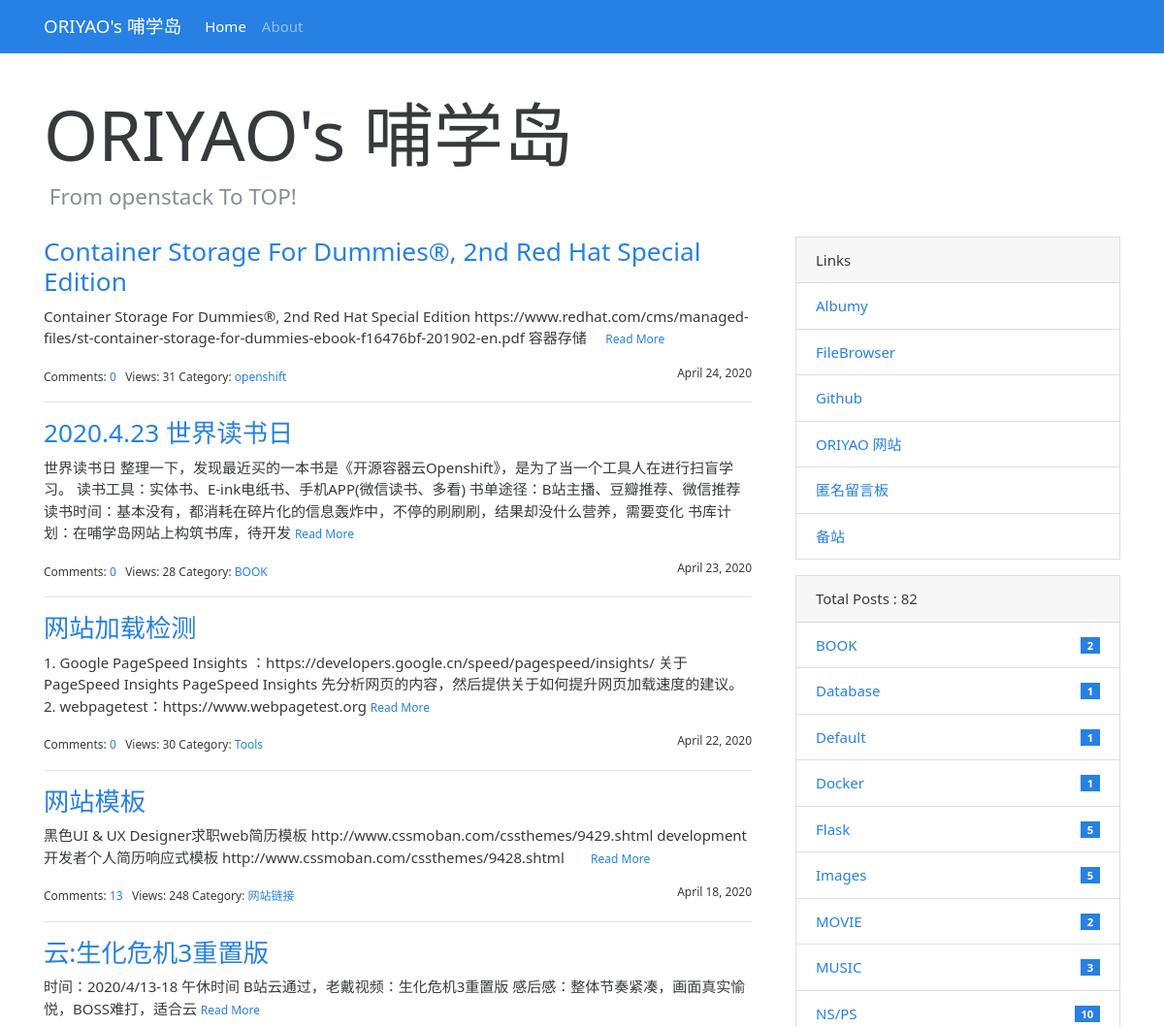
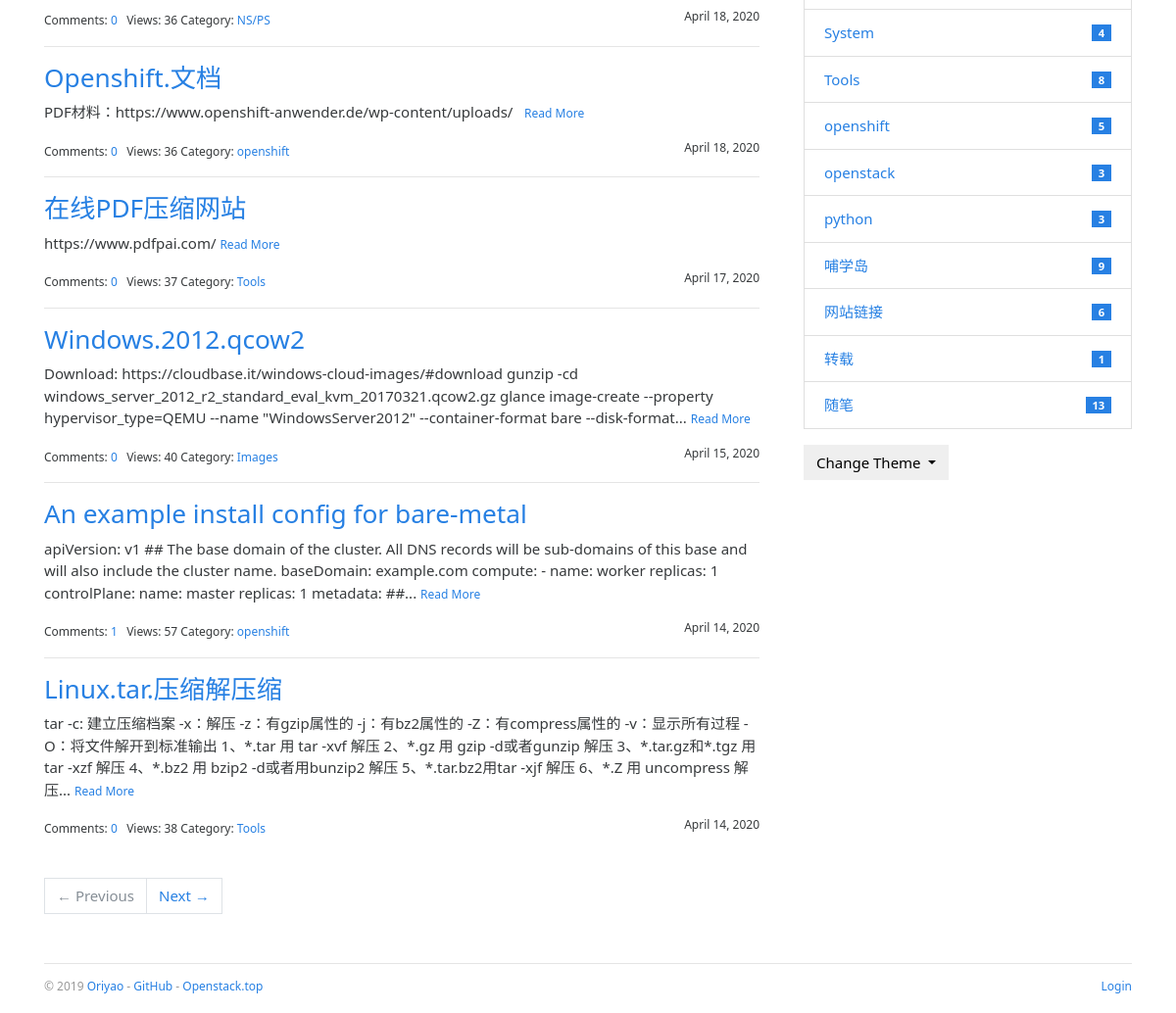
The page / on the database its author committed (2 pictures, top to bottom).
### bluelog/models.py (models this page shows, shortened)
class Admin(db.Model, UserMixin):
    id = db.Column(db.Integer, primary_key=True)
    username = db.Column(db.String(20))
    password_hash = db.Column(db.String(128))
    blog_title = db.Column(db.String(60))
    blog_sub_title = db.Column(db.String(100))
    name = db.Column(db.String(30))
    about = db.Column(db.Text)

class Post(db.Model):
    id = db.Column(db.Integer, primary_key=True)
    title = db.Column(db.String(60))
    body = db.Column(db.Text)
    views = db.Column(db.Integer,default=0)
    timestamp = db.Column(db.DateTime, default=datetime.utcnow, index=True)
    can_comment = db.Column(db.Boolean, default=True)
    category_id = db.Column(db.Integer, db.ForeignKey('category.id'))
    category = db.relationship('Category', back_populates='posts')
    comments = db.relationship('Comment', back_populates='post', cascade='all, delete-orphan')

class Category(db.Model):
    id = db.Column(db.Integer, primary_key=True)
    name = db.Column(db.String(30), unique=True)
    posts = db.relationship('Post', back_populates='category')

class Link(db.Model):
    id = db.Column(db.Integer, primary_key=True)
    name = db.Column(db.String(30))
    url = db.Column(db.String(255))

### bluelog/blueprints/blog.py (the view)
@blog_bp.route('/')
def index():
    page = request.args.get('page', 1, type=int)
    per_page = current_app.config['BLUELOG_POST_PER_PAGE']
    pagination = Post.query.order_by(Post.timestamp.desc()).paginate(page, per_page=per_page)
    posts = pagination.items
    totalposts=len(Post.query.all())
    return render_template('blog/index.html', pagination=pagination, posts=posts,totalposts=totalposts)

### bluelog/__init__.py (called while the page is built)
def register_template_context(app):
    @app.context_processor
    def make_template_context():
        admin = Admin.query.first()
        categories = Category.query.order_by(Category.name).all()
        links = Link.query.order_by(Link.name).all()
        if current_user.is_authenticated:
            unread_comments = Comment.query.filter_by(reviewed=False).count()
        else:
            unread_comments = None
        return dict(
            admin=admin, categories=categories,
            links=links, unread_comments=unread_comments)

def register_request_handlers(app):
    @app.after_request
    def query_profiler(response):
        for q in get_debug_queries():
            if q.duration >= app.config['BLUELOG_SLOW_QUERY_THRESHOLD']:
                app.logger.warning(
                    'Slow query: Duration: %fs\n Context: %s\nQuery: %s\n '
                    % (q.duration, q.context, q.statement)
                )
        return response

### bluelog/templates/blog/index.html (shortened to what this page needs)
{% extends 'base.html' %}
{% from 'bootstrap/pagination.html' import render_pager %}
{% block content %}
    <div class="page-header">
        <h1 class="display-3">{{ admin.blog_title|default('Blog Title') }}</h1>
        <h4 class="text-muted">&nbsp;{{ admin.blog_sub_title|default('Blog Subtitle') }}</h4>
    </div>
    <div class="row">
        <div class="col-sm-8">
            {% include 'blog/_posts.html' %}
            {% if posts %}
                <div class="page-footer">{{ render_pager(pagination) }}</div>
            {% endif %}
        </div>
        <div class="col-sm-4 sidebar">
            {% include 'blog/_sidebar.html' %}
        </div>
    </div>
{% endblock %}

### bluelog/templates/base.html (shortened to what this page needs)
{% from 'bootstrap/nav.html' import render_nav_item %}
<!DOCTYPE html>
<html lang="en">
<head>
    {% block head %}
        <link rel="stylesheet"
              href="{{ url_for('static', filename='css/%s.min.css' % request.cookies.get('theme', 'perfect_blue')) }}"
              type="text/css">
        <link rel="stylesheet" href="{{ url_for('static', filename='css/style.css') }}" type="text/css">
    {% endblock head %}
</head>
<body>
{% block nav %}
    <nav class="navbar navbar-expand-lg navbar-dark bg-primary">
        <div class="container">
            <a class="navbar-brand" href="{{ url_for('blog.index') }}">{{ admin.blog_title }}</a>
            <div class="collapse navbar-collapse" id="navbarColor01">
                <ul class="navbar-nav mr-auto">
                    {{ render_nav_item('blog.index', 'Home') }}
                    {{ render_nav_item('blog.about', 'About') }}
                </ul>
            </div>
        </div>
    </nav>
{% endblock nav %}
<main class="container">
    {% block content %}{% endblock content %}
    {% block footer %}
        <footer>
            <p class="float-left">
                <small> &copy; 2019 <a href="http://oriyao.com/" title="Written by oriyao">Oriyao</a> -
                    <a href="https://github.com/oriyao" title="Fork me on GitHub">GitHub</a> -
                    <a href="http://openstack.top/" title="A pkm project">Openstack.top</a>
                </small>
            </p>
            <p class="float-right">
                <small>
                    {% if current_user.is_authenticated %}
                        <a href="{{ url_for('auth.logout', next=request.full_path) }}">Logout</a>
                    {% else %}
                        <a href="{{ url_for('auth.login', next=request.full_path) }}">Login</a>
                    {% endif %}
                </small>
            </p>
        </footer>
    {% endblock footer %}
</main>
</body>
</html>

### bluelog/templates/blog/_posts.html (shortened to what this page needs)
{% if posts %}
    {% for post in posts %}
        <h3 class="text-primary"><a href="{{ url_for('.show_post', post_id=post.id) }}">{{ post.title }}</a></h3>
        <p>
            {{ post.body|striptags|truncate }}
            <small><a href="{{ url_for('.show_post', post_id=post.id) }}">Read More</a></small>
        </p>
        <small>
            Comments: <a href="{{ url_for('.show_post', post_id=post.id) }}#comments">{{ post.comments|length }}</a>&nbsp;&nbsp;
            Views: {{ post.views }}
            Category: <a
                href="{{ url_for('.show_category', category_id=post.category.id) }}">{{ post.category.name }}</a>
            <span class="float-right">{{ moment(post.timestamp).format('LL') }}</span>
        </small>
        {% if not loop.last %}
            <hr>
        {% endif %}
    {% endfor %}
{% endif %}

### bluelog/templates/blog/_sidebar.html (shortened to what this page needs)
{% if links %}
    <div class="card mb-3">
        <div class="card-header">Links</div>
        <ul class="list-group list-group-flush">
            {% for link in links %}
                <li class="list-group-item  list-group-item-action d-flex justify-content-between align-items-center">
                    <a href="{{ link.url }}" target="_blank">{{ link.name }}</a>
                </li>
            {% endfor %}
        </ul>
    </div>
{% endif %}
{% if categories %}
    <div class="card mb-3">
        <div class="card-header"> Total Posts :  {{ totalposts }}</div>
        <ul class="list-group list-group-flush">
            {% for category in categories %}
                <li class="list-group-item  list-group-item-action d-flex justify-content-between align-items-center">
                    <a href="{{ url_for('blog.show_category', category_id=category.id) }}">
                        {{ category.name }}
                    </a>
                    <span class="badge badge-primary badge-pill"> {{ category.posts|length }}</span>
                </li>
            {% endfor %}
        </ul>
    </div>
{% endif %}
<div class="dropdown">
    <button class="btn btn-default dropdown-toggle" type="button" id="dropdownMenuButton"
            data-toggle="dropdown" aria-haspopup="true" aria-expanded="false">
        Change Theme
    </button>
</div>

### bluelog/static/css/style.css (style rules this page uses)
nav { margin-bottom: 20px; }
.page-header { padding-top: 20px; padding-bottom: 20px; }
.sidebar { padding-left: 30px; }
footer { margin-top: 30px; padding: 10px 0 40px; color: #999; border-top: 1px solid #e5e5e5; }
.page-footer { padding-top: 40px; }

### rows shown on the page
Admin: blog_title "ORIYAO's 哺学岛", blog_sub_title "From openstack To TOP!"
Post: title "Container Storage For Dummies®, 2nd Red Hat Special Edition", body "Container Storage For Dummies®, 2nd Red Hat Special Edition https://www.redhat.com/cms/managed-files/st-container-storage-for-dummies-ebook-f16476bf-201902-en.pdf 容器存储", comments|length "0", views "31", category.name "openshift", timestamp "April 24, 2020"
Post: title "2020.4.23 世界读书日", body "世界读书日 整理一下，发现最近买的一本书是《开源容器云Openshift》，是为了当一个工具人在进行扫盲学习。 读书工具：实体书、E-ink电纸书、手机APP(微信读书、多看) 书单途径：B站主播、豆瓣推荐、微信推荐 读书时间：基本没有，都消耗在碎片化的信息轰炸中，不停的刷刷刷，结果却没什么营养，需要变化 书库计划：在哺学岛网站上构筑书库，待开发", comments|length "0", views "28", category.name "BOOK", timestamp "April 23, 2020"
Post: title "网站加载检测", body "1. Google PageSpeed Insights ：https://developers.google.cn/speed/pagespeed/insights/ 关于 PageSpeed Insights PageSpeed Insights 先分析网页的内容，然后提供关于如何提升网页加载速度的建议。 2. webpagetest：https://www.webpagetest.org", comments|length "0", views "30", category.name "Tools", timestamp "April 22, 2020"
Post: title "网站模板", body "黑色UI & UX Designer求职web简历模板 http://www.cssmoban.com/cssthemes/9429.shtml development开发者个人简历响应式模板 http://www.cssmoban.com/cssthemes/9428.shtml", comments|length "13", views "248", category.name "网站链接", timestamp "April 18, 2020"
Post: title "云:生化危机3重置版", body "时间：2020/4/13-18 午休时间 B站云通过，老戴视频：生化危机3重置版 感后感：整体节奏紧凑，画面真实愉悦，BOSS难打，适合云", comments|length "0", views "36", category.name "NS/PS", timestamp "April 18, 2020"
Post: title "Openshift.文档", body "PDF材料：https://www.openshift-anwender.de/wp-content/uploads/", comments|length "0", views "36", category.name "openshift", timestamp "April 18, 2020"
Post: title "在线PDF压缩网站", body "https://www.pdfpai.com/", comments|length "0", views "37", category.name "Tools", timestamp "April 17, 2020"
Post: title "Windows.2012.qcow2", body "Download: https://cloudbase.it/windows-cloud-images/#download gunzip -cd windows_server_2012_r2_standard_eval_kvm_20170321.qcow2.gz glance image-create --property hypervisor_type=QEMU --name \"WindowsServer2012\" --container-format bare --disk-format...", comments|length "0", views "40", category.name "Images", timestamp "April 15, 2020"
Post: title "An example install config for bare-metal", body "apiVersion: v1 ## The base domain of the cluster. All DNS records will be sub-domains of this base and will also include the cluster name. baseDomain: example.com compute: - name: worker replicas: 1 controlPlane: name: master replicas: 1 metadata: ##...", comments|length "1", views "57", category.name "openshift", timestamp "April 14, 2020"
Post: title "Linux.tar.压缩解压缩", body "tar -c: 建立压缩档案 -x：解压 -z：有gzip属性的 -j：有bz2属性的 -Z：有compress属性的 -v：显示所有过程 -O：将文件解开到标准输出 1、*.tar 用 tar -xvf 解压 2、*.gz 用 gzip -d或者gunzip 解压 3、*.tar.gz和*.tgz 用 tar -xzf 解压 4、*.bz2 用 bzip2 -d或者用bunzip2 解压 5、*.tar.bz2用tar -xjf 解压 6、*.Z 用 uncompress 解压...", comments|length "0", views "38", category.name "Tools", timestamp "April 14, 2020"
Link: name "Albumy"
Link: name "FileBrowser"
Link: name "Github"
Link: name "ORIYAO 网站"
Link: name "匿名留言板"
Link: name "备站"
Category: name "BOOK", posts|length "2"
Category: name "Database", posts|length "1"
Category: name "Default", posts|length "1"
Category: name "Docker", posts|length "1"
Category: name "Flask", posts|length "5"
Category: name "Images", posts|length "5"
Category: name "MOVIE", posts|length "2"
Category: name "MUSIC", posts|length "3"
Category: name "NS/PS", posts|length "10"
Category: name "System", posts|length "4"
Category: name "Tools", posts|length "8"
Category: name "openshift", posts|length "5"
Category: name "openstack", posts|length "3"
Category: name "python", posts|length "3"
Category: name "哺学岛", posts|length "9"
Category: name "网站链接", posts|length "6"
Category: name "转载", posts|length "1"
Category: name "随笔", posts|length "13"

### other values the page prints
{{ render_nav_item('blog.index', 'Home') }} "Home"
{{ render_nav_item('blog.about', 'About') }} "About"
{{ render_pager(pagination) }} "← Previous Next →"
{{ totalposts }} "82"
